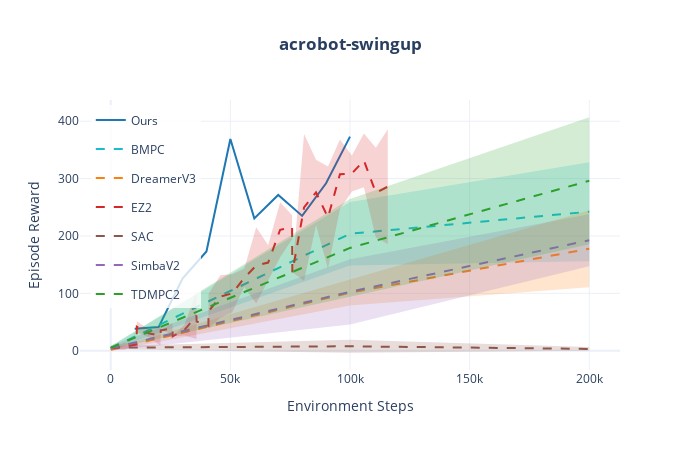
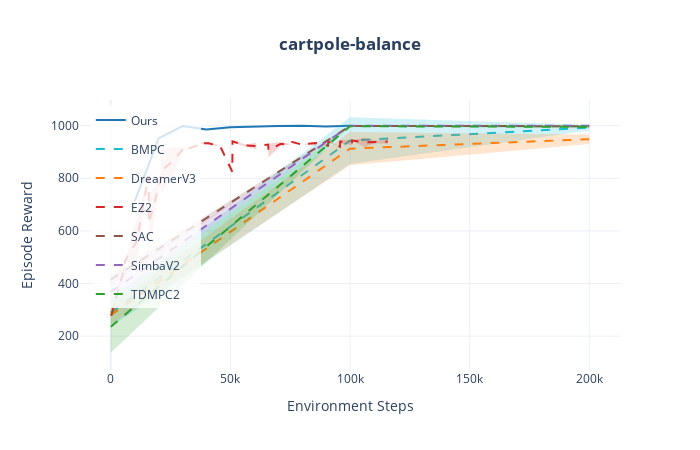
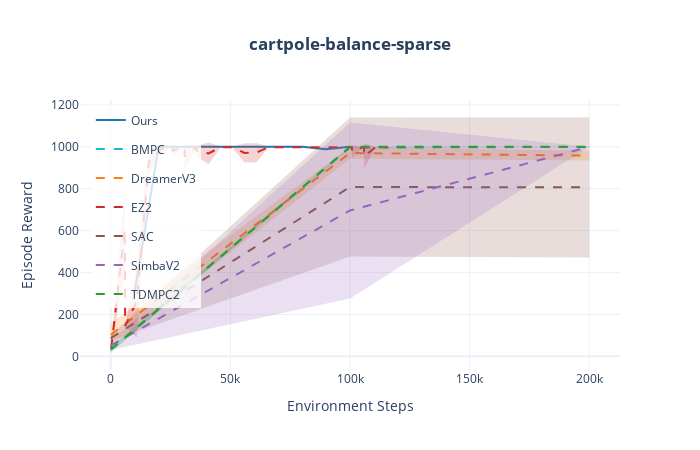
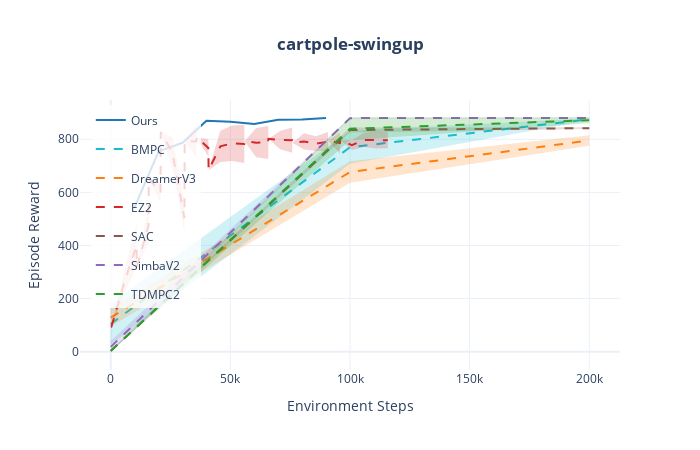

Notebook source saved alongside these figures, in order:
### Code cell
# Show all individual plots
for task, fig in figures.items():
    fig.show()

### Figure 1 — Plotly figure (JSON) as saved in the notebook; plotly's stock layout.template omitted (floating-point values rounded to 4 significant figures)
{"data": [{"fill": "toself", "fillcolor": "rgba(31,119,180,0.2)", "hoverinfo": "skip", "legendgroup": "Ours", "line": {"color": "rgba(0,0,0,0)"}, "showlegend": false, "type": "scatter", "x": [10000, 20000, 30000, 40000, 50000, 60000, 70000, 80000, 90000, 100000, 100000, 90000, 80000, 70000, 60000, 50000, 40000, 30000, 20000, 10000], "y": [38.41, 41.13, 125.6, 173.0, 369.1, 230.7, 271.6, 235.0, 291.9, 373.1, 373.1, 291.9, 235.0, 271.6, 230.7, 369.1, 173.0, 125.6, 41.13, 38.41]}, {"hovertemplate": "Ours<br>Step: %{x:,}<br>Reward: %{y:.1f}<extra></extra>", "legendgroup": "Ours", "line": {"color": "#1f77b4", "width": 2}, "mode": "lines", "name": "Ours", "showlegend": true, "type": "scatter", "x": [10000, 20000, 30000, 40000, 50000, 60000, 70000, 80000, 90000, 100000], "y": [38.41, 41.13, 125.6, 173.0, 369.1, 230.7, 271.6, 235.0, 291.9, 373.1]}, {"fill": "toself", "fillcolor": "rgba(23,190,207,0.2)", "hoverinfo": "skip", "legendgroup": "BMPC", "line": {"color": "rgba(0,0,0,0)"}, "showlegend": false, "type": "scatter", "x": [0, 100000, 200000, 200000, 100000, 0], "y": [7.766, 259.0, 328.7, 156.0, 148.6, 1.497]}, {"hovertemplate": "BMPC<br>Step: %{x:,}<br>Reward: %{y:.1f}<extra></extra>", "legendgroup": "BMPC", "line": {"color": "#17becf", "dash": "dash", "width": 2}, "mode": "lines", "name": "BMPC", "showlegend": true, "type": "scatter", "x": [0, 100000, 200000], "y": [4.631, 203.8, 242.3]}, {"fill": "toself", "fillcolor": "rgba(255,127,14,0.2)", "hoverinfo": "skip", "legendgroup": "DreamerV3", "line": {"color": "rgba(0,0,0,0)"}, "showlegend": false, "type": "scatter", "x": [0, 100000, 200000, 200000, 100000, 0], "y": [3.317, 123.6, 245.0, 110.4, 78.92, -0.3836]}, {"hovertemplate": "DreamerV3<br>Step: %{x:,}<br>Reward: %{y:.1f}<extra></extra>", "legendgroup": "DreamerV3", "line": {"color": "#ff7f0e", "dash": "dash", "width": 2}, "mode": "lines", "name": "DreamerV3", "showlegend": true, "type": "scatter", "x": [0, 100000, 200000], "y": [1.467, 101.3, 177.7]}, {"fill": "toself", "fillcolor": "rgba(214,39,40,0.2)", "hoverinfo": "skip", "legendgroup": "EZ2", "line": {"color": "rgba(0,0,0,0)"}, "showlegend": false, "type": "scatter", "x": [200, 5900, 10800, 10900, 15800, 20800, 20900, 25800, 25900, 30800, 35800, 35900, 40800, 40900, 45800, 50800, 55800, 60800, 65800, 70800, 75800, 75900, 80800, 85800, 90800, 95800, 100800, 105800, 110800, 115800, 115800, 110800, 105800, 100800, 95800, 90800, 85800, 80800, 75900, 75800, 70800, 65800, 60800, 55800, 50800, 45800, 40900, 40800, 35900, 35800, 30800, 25900, 25800, 20900, 20800, 15800, 10900, 10800, 5900, 200], "y": [5.258, 14.21, 10.65, 51.14, 37.31, 43.27, 35.39, 48.69, 25.17, 45.42, 102.3, 50.86, 43.34, 99.37, 131.3, 133.3, 142.8, 215.0, 183.8, 258.6, 236.2, 136.6, 377.7, 332.9, 321.2, 368.3, 340.3, 378.5, 353.6, 386.1, 185.8, 197.1, 284.7, 277.5, 246.8, 143.4, 219.2, 122.0, 136.6, 194.2, 163.1, 123.4, 82.2, 111.0, 66.87, 57.24, 38.12, 43.34, 50.86, 20.42, 26.5, 25.17, 29.73, 35.39, 8.443, 23.29, 32.4, 10.65, 1.63, 2.835]}, {"hovertemplate": "EZ2<br>Step: %{x:,}<br>Reward: %{y:.1f}<extra></extra>", "legendgroup": "EZ2", "line": {"color": "#d62728", "dash": "dash", "width": 2}, "mode": "lines", "name": "EZ2", "showlegend": true, "type": "scatter", "x": [200, 5900, 10800, 10900, 15800, 20800, 20900, 25800, 25900, 30800, 35800, 35900, 40800, 40900, 45800, 50800, 55800, 60800, 65800, 70800, 75800, 75900, 80800, 85800, 90800, 95800, 100800, 105800, 110800, 115800], "y": [4.046, 7.919, 10.65, 41.77, 30.3, 25.86, 35.39, 39.21, 25.17, 35.96, 61.38, 50.86, 43.34, 68.74, 94.29, 100.1, 126.9, 148.6, 153.6, 210.8, 215.2, 136.6, 249.9, 276.1, 232.3, 307.6, 308.9, 331.6, 275.4, 285.9]}, {"fill": "toself", "fillcolor": "rgba(140,86,75,0.2)", "hoverinfo": "skip", "legendgroup": "SAC", "line": {"color": "rgba(0,0,0,0)"}, "showlegend": false, "type": "scatter", "x": [0, 100000, 200000, 200000, 100000, 0], "y": [8.063, 18.97, 6.495, -0.2287, -3.565, 2.603]}, {"hovertemplate": "SAC<br>Step: %{x:,}<br>Reward: %{y:.1f}<extra></extra>", "legendgroup": "SAC", "line": {"color": "#8c564b", "dash": "dash", "width": 2}, "mode": "lines", "name": "SAC", "showlegend": true, "type": "scatter", "x": [0, 100000, 200000], "y": [5.333, 7.7, 3.133]}, {"fill": "toself", "fillcolor": "rgba(148,103,189,0.2)", "hoverinfo": "skip", "legendgroup": "SimbaV2", "line": {"color": "rgba(0,0,0,0)"}, "showlegend": false, "type": "scatter", "x": [0, 100000, 200000, 200000, 100000, 0], "y": [8.951, 159.6, 237.8, 147.3, 45.82, 0.0002266]}, {"hovertemplate": "SimbaV2<br>Step: %{x:,}<br>Reward: %{y:.1f}<extra></extra>", "legendgroup": "SimbaV2", "line": {"color": "#9467bd", "dash": "dash", "width": 2}, "mode": "lines", "name": "SimbaV2", "showlegend": true, "type": "scatter", "x": [0, 100000, 200000], "y": [4.476, 102.7, 192.5]}, {"fill": "toself", "fillcolor": "rgba(44,160,44,0.2)", "hoverinfo": "skip", "legendgroup": "TDMPC2", "line": {"color": "rgba(0,0,0,0)"}, "showlegend": false, "type": "scatter", "x": [0, 100000, 200000, 200000, 100000, 0], "y": [7.823, 264.4, 406.9, 185.7, 93.87, 2.577]}, {"hovertemplate": "TDMPC2<br>Step: %{x:,}<br>Reward: %{y:.1f}<extra></extra>", "legendgroup": "TDMPC2", "line": {"color": "#2ca02c", "dash": "dash", "width": 2}, "mode": "lines", "name": "TDMPC2", "showlegend": true, "type": "scatter", "x": [0, 100000, 200000], "y": [5.2, 179.1, 296.3]}], "layout": {"height": 450, "hovermode": "x unified", "legend": {"bgcolor": "rgba(255,255,255,0.8)", "x": 0.02, "y": 0.98}, "title": {"text": "<b>acrobot-swingup</b>", "x": 0.5}, "width": 700, "xaxis": {"title": {"text": "Environment Steps"}}, "yaxis": {"title": {"text": "Episode Reward"}}}}

### Figure 2 — Plotly figure (JSON) as saved in the notebook; plotly's stock layout.template omitted (floating-point values rounded to 4 significant figures)
{"data": [{"fill": "toself", "fillcolor": "rgba(31,119,180,0.2)", "hoverinfo": "skip", "legendgroup": "Ours", "line": {"color": "rgba(0,0,0,0)"}, "showlegend": false, "type": "scatter", "x": [10000, 20000, 30000, 40000, 50000, 60000, 70000, 80000, 90000, 100000, 100000, 90000, 80000, 70000, 60000, 50000, 40000, 30000, 20000, 10000], "y": [712.1, 951.5, 998.3, 985.2, 994.2, 997.1, 998.3, 999.4, 996.9, 999.2, 999.2, 996.9, 999.4, 998.3, 997.1, 994.2, 985.2, 998.3, 951.5, 712.1]}, {"hovertemplate": "Ours<br>Step: %{x:,}<br>Reward: %{y:.1f}<extra></extra>", "legendgroup": "Ours", "line": {"color": "#1f77b4", "width": 2}, "mode": "lines", "name": "Ours", "showlegend": true, "type": "scatter", "x": [10000, 20000, 30000, 40000, 50000, 60000, 70000, 80000, 90000, 100000], "y": [712.1, 951.5, 998.3, 985.2, 994.2, 997.1, 998.3, 999.4, 996.9, 999.2]}, {"fill": "toself", "fillcolor": "rgba(23,190,207,0.2)", "hoverinfo": "skip", "legendgroup": "BMPC", "line": {"color": "rgba(0,0,0,0)"}, "showlegend": false, "type": "scatter", "x": [0, 100000, 200000, 200000, 100000, 0], "y": [344.1, 1032.0, 1004.0, 981.4, 854.5, 234.8]}, {"hovertemplate": "BMPC<br>Step: %{x:,}<br>Reward: %{y:.1f}<extra></extra>", "legendgroup": "BMPC", "line": {"color": "#17becf", "dash": "dash", "width": 2}, "mode": "lines", "name": "BMPC", "showlegend": true, "type": "scatter", "x": [0, 100000, 200000], "y": [289.5, 943.2, 992.5]}, {"fill": "toself", "fillcolor": "rgba(255,127,14,0.2)", "hoverinfo": "skip", "legendgroup": "DreamerV3", "line": {"color": "rgba(0,0,0,0)"}, "showlegend": false, "type": "scatter", "x": [0, 100000, 200000, 200000, 100000, 0], "y": [315.9, 975.8, 966.4, 930.6, 849.4, 244.4]}, {"hovertemplate": "DreamerV3<br>Step: %{x:,}<br>Reward: %{y:.1f}<extra></extra>", "legendgroup": "DreamerV3", "line": {"color": "#ff7f0e", "dash": "dash", "width": 2}, "mode": "lines", "name": "DreamerV3", "showlegend": true, "type": "scatter", "x": [0, 100000, 200000], "y": [280.1, 912.6, 948.5]}, {"fill": "toself", "fillcolor": "rgba(214,39,40,0.2)", "hoverinfo": "skip", "legendgroup": "EZ2", "line": {"color": "rgba(0,0,0,0)"}, "showlegend": false, "type": "scatter", "x": [200, 5900, 6000, 10900, 15800, 15900, 20800, 20900, 25900, 30800, 30900, 35800, 35900, 40900, 45800, 45900, 50800, 50900, 55900, 60800, 60900, 65800, 65900, 70900, 75800, 75900, 80800, 80900, 85800, 85900, 90800, 90900, 95800, 95900, 100800, 100900, 105800, 110800, 115800, 115800, 110800, 105800, 100900, 100800, 95900, 95800, 90900, 90800, 85900, 85800, 80900, 80800, 75900, 75800, 70900, 65900, 65800, 60900, 60800, 55900, 50900, 50800, 45900, 45800, 40900, 35900, 35800, 30900, 30800, 25900, 20900, 20800, 15900, 15800, 10900, 6000, 5900, 200], "y": [281.1, 475.7, 487.7, 652.6, 808.5, 738.3, 793.6, 909.5, 918.7, 916.9, 917.1, 922.8, 934.0, 939.0, 921.7, 921.6, 824.7, 946.6, 928.7, 935.3, 922.4, 928.1, 931.6, 938.2, 929.5, 937.8, 925.8, 930.5, 939.3, 934.1, 923.7, 944.5, 919.9, 946.0, 945.9, 943.9, 954.8, 942.9, 948.3, 930.7, 933.3, 918.4, 943.9, 925.9, 933.3, 919.9, 936.3, 923.7, 934.1, 923.3, 928.7, 925.8, 937.5, 929.5, 922.4, 880.2, 928.1, 922.4, 910.7, 922.0, 934.4, 824.7, 916.0, 921.7, 927.4, 932.9, 922.8, 901.0, 916.9, 810.0, 744.2, 793.6, 516.0, 808.5, 469.2, 487.7, 454.2, 273.6]}, {"hovertemplate": "EZ2<br>Step: %{x:,}<br>Reward: %{y:.1f}<extra></extra>", "legendgroup": "EZ2", "line": {"color": "#d62728", "dash": "dash", "width": 2}, "mode": "lines", "name": "EZ2", "showlegend": true, "type": "scatter", "x": [200, 5900, 6000, 10900, 15800, 15900, 20800, 20900, 25900, 30800, 30900, 35800, 35900, 40900, 45800, 45900, 50800, 50900, 55900, 60800, 60900, 65800, 65900, 70900, 75800, 75900, 80800, 80900, 85800, 85900, 90800, 90900, 95800, 95900, 100800, 100900, 105800, 110800, 115800], "y": [277.4, 464.9, 487.7, 560.9, 808.5, 627.2, 793.6, 826.8, 864.4, 916.9, 909.0, 922.8, 933.4, 933.2, 921.7, 918.8, 824.7, 940.5, 925.4, 923.0, 922.4, 928.1, 905.9, 930.3, 929.5, 937.6, 925.8, 929.6, 931.3, 934.1, 923.7, 940.4, 919.9, 939.6, 935.9, 943.9, 936.6, 938.1, 939.5]}, {"fill": "toself", "fillcolor": "rgba(140,86,75,0.2)", "hoverinfo": "skip", "legendgroup": "SAC", "line": {"color": "rgba(0,0,0,0)"}, "showlegend": false, "type": "scatter", "x": [0, 100000, 200000, 200000, 100000, 0], "y": [431.3, 999.3, 999.2, 996.8, 998.1, 398.5]}, {"hovertemplate": "SAC<br>Step: %{x:,}<br>Reward: %{y:.1f}<extra></extra>", "legendgroup": "SAC", "line": {"color": "#8c564b", "dash": "dash", "width": 2}, "mode": "lines", "name": "SAC", "showlegend": true, "type": "scatter", "x": [0, 100000, 200000], "y": [414.9, 998.7, 998.0]}, {"fill": "toself", "fillcolor": "rgba(148,103,189,0.2)", "hoverinfo": "skip", "legendgroup": "SimbaV2", "line": {"color": "rgba(0,0,0,0)"}, "showlegend": false, "type": "scatter", "x": [0, 100000, 200000, 200000, 100000, 0], "y": [401.9, 999.9, 999.8, 999.6, 999.8, 333.8]}, {"hovertemplate": "SimbaV2<br>Step: %{x:,}<br>Reward: %{y:.1f}<extra></extra>", "legendgroup": "SimbaV2", "line": {"color": "#9467bd", "dash": "dash", "width": 2}, "mode": "lines", "name": "SimbaV2", "showlegend": true, "type": "scatter", "x": [0, 100000, 200000], "y": [367.8, 999.8, 999.7]}, {"fill": "toself", "fillcolor": "rgba(44,160,44,0.2)", "hoverinfo": "skip", "legendgroup": "TDMPC2", "line": {"color": "rgba(0,0,0,0)"}, "showlegend": false, "type": "scatter", "x": [0, 100000, 200000, 200000, 100000, 0], "y": [335.0, 998.5, 1001.0, 990.2, 997.1, 137.0]}, {"hovertemplate": "TDMPC2<br>Step: %{x:,}<br>Reward: %{y:.1f}<extra></extra>", "legendgroup": "TDMPC2", "line": {"color": "#2ca02c", "dash": "dash", "width": 2}, "mode": "lines", "name": "TDMPC2", "showlegend": true, "type": "scatter", "x": [0, 100000, 200000], "y": [236.0, 997.8, 995.6]}], "layout": {"height": 450, "hovermode": "x unified", "legend": {"bgcolor": "rgba(255,255,255,0.8)", "x": 0.02, "y": 0.98}, "title": {"text": "<b>cartpole-balance</b>", "x": 0.5}, "width": 700, "xaxis": {"title": {"text": "Environment Steps"}}, "yaxis": {"title": {"text": "Episode Reward"}}}}

### Figure 3 — Plotly figure (JSON) as saved in the notebook; plotly's stock layout.template omitted (floating-point values rounded to 4 significant figures)
{"data": [{"fill": "toself", "fillcolor": "rgba(31,119,180,0.2)", "hoverinfo": "skip", "legendgroup": "Ours", "line": {"color": "rgba(0,0,0,0)"}, "showlegend": false, "type": "scatter", "x": [10000, 20000, 30000, 40000, 50000, 60000, 70000, 80000, 90000, 100000, 100000, 90000, 80000, 70000, 60000, 50000, 40000, 30000, 20000, 10000], "y": [307.2, 1000.0, 1000.0, 1000.0, 1000.0, 1000.0, 1000.0, 1000.0, 989.2, 1000.0, 1000.0, 989.2, 1000.0, 1000.0, 1000.0, 1000.0, 1000.0, 1000.0, 1000.0, 307.2]}, {"hovertemplate": "Ours<br>Step: %{x:,}<br>Reward: %{y:.1f}<extra></extra>", "legendgroup": "Ours", "line": {"color": "#1f77b4", "width": 2}, "mode": "lines", "name": "Ours", "showlegend": true, "type": "scatter", "x": [10000, 20000, 30000, 40000, 50000, 60000, 70000, 80000, 90000, 100000], "y": [307.2, 1000.0, 1000.0, 1000.0, 1000.0, 1000.0, 1000.0, 1000.0, 989.2, 1000.0]}, {"fill": "toself", "fillcolor": "rgba(23,190,207,0.2)", "hoverinfo": "skip", "legendgroup": "BMPC", "line": {"color": "rgba(0,0,0,0)"}, "showlegend": false, "type": "scatter", "x": [0, 100000, 200000, 200000, 100000, 0], "y": [41.22, 1003.0, 1000.0, 1000.0, 989.7, 22.62]}, {"hovertemplate": "BMPC<br>Step: %{x:,}<br>Reward: %{y:.1f}<extra></extra>", "legendgroup": "BMPC", "line": {"color": "#17becf", "dash": "dash", "width": 2}, "mode": "lines", "name": "BMPC", "showlegend": true, "type": "scatter", "x": [0, 100000, 200000], "y": [31.92, 996.5, 1000.0]}, {"fill": "toself", "fillcolor": "rgba(255,127,14,0.2)", "hoverinfo": "skip", "legendgroup": "DreamerV3", "line": {"color": "rgba(0,0,0,0)"}, "showlegend": false, "type": "scatter", "x": [0, 100000, 200000, 200000, 100000, 0], "y": [157.2, 998.2, 980.9, 935.3, 942.9, 49.76]}, {"hovertemplate": "DreamerV3<br>Step: %{x:,}<br>Reward: %{y:.1f}<extra></extra>", "legendgroup": "DreamerV3", "line": {"color": "#ff7f0e", "dash": "dash", "width": 2}, "mode": "lines", "name": "DreamerV3", "showlegend": true, "type": "scatter", "x": [0, 100000, 200000], "y": [103.5, 970.6, 958.1]}, {"fill": "toself", "fillcolor": "rgba(214,39,40,0.2)", "hoverinfo": "skip", "legendgroup": "EZ2", "line": {"color": "rgba(0,0,0,0)"}, "showlegend": false, "type": "scatter", "x": [200, 5900, 6000, 10900, 15900, 20900, 25800, 25900, 30800, 30900, 35800, 35900, 40900, 45900, 50900, 55900, 60900, 65900, 70900, 75900, 80900, 85900, 86000, 90900, 95900, 100800, 100900, 105800, 105900, 110800, 110900, 115800, 115900, 115900, 115800, 110900, 110800, 105900, 105800, 100900, 100800, 95900, 90900, 86000, 85900, 80900, 75900, 70900, 65900, 60900, 55900, 50900, 45900, 40900, 35900, 35800, 30900, 30800, 25900, 25800, 20900, 15900, 10900, 6000, 5900, 200], "y": [47.27, 813.2, 144.8, 437.6, 990.5, 1006.0, 998.2, 1004.0, 1000.0, 1014.0, 998.3, 1006.0, 1021.0, 1001.0, 1000.0, 1017.0, 1018.0, 1001.0, 1000.0, 1000.0, 1000.0, 1000.0, 1000.0, 1000.0, 1001.0, 998.5, 1009.0, 999.4, 1016.0, 1000.0, 1000.0, 999.0, 999.8, 999.8, 997.0, 999.6, 1000.0, 896.1, 999.4, 948.3, 998.5, 995.8, 998.8, 1000.0, 998.9, 998.4, 997.2, 997.0, 996.8, 926.5, 924.9, 995.2, 995.4, 917.3, 955.1, 998.3, 894.3, 1000.0, 960.2, 998.2, 972.1, 866.5, 90.86, 144.8, 405.0, 32.26]}, {"hovertemplate": "EZ2<br>Step: %{x:,}<br>Reward: %{y:.1f}<extra></extra>", "legendgroup": "EZ2", "line": {"color": "#d62728", "dash": "dash", "width": 2}, "mode": "lines", "name": "EZ2", "showlegend": true, "type": "scatter", "x": [200, 5900, 6000, 10900, 15900, 20900, 25800, 25900, 30800, 30900, 35800, 35900, 40900, 45900, 50900, 55900, 60900, 65900, 70900, 75900, 80900, 85900, 86000, 90900, 95900, 100800, 100900, 105800, 105900, 110800, 110900, 115800, 115900], "y": [39.77, 609.1, 144.8, 264.2, 928.5, 988.9, 998.2, 982.0, 1000.0, 954.1, 998.3, 980.5, 969.0, 998.3, 997.8, 971.0, 972.1, 998.8, 998.5, 998.7, 999.4, 999.5, 1000.0, 999.5, 998.5, 998.5, 978.6, 999.4, 956.0, 1000.0, 999.9, 998.0, 999.8]}, {"fill": "toself", "fillcolor": "rgba(140,86,75,0.2)", "hoverinfo": "skip", "legendgroup": "SAC", "line": {"color": "rgba(0,0,0,0)"}, "showlegend": false, "type": "scatter", "x": [0, 100000, 200000, 200000, 100000, 0], "y": [100.5, 1140.0, 1141.0, 472.3, 476.2, 73.96]}, {"hovertemplate": "SAC<br>Step: %{x:,}<br>Reward: %{y:.1f}<extra></extra>", "legendgroup": "SAC", "line": {"color": "#8c564b", "dash": "dash", "width": 2}, "mode": "lines", "name": "SAC", "showlegend": true, "type": "scatter", "x": [0, 100000, 200000], "y": [87.23, 808.3, 806.9]}, {"fill": "toself", "fillcolor": "rgba(148,103,189,0.2)", "hoverinfo": "skip", "legendgroup": "SimbaV2", "line": {"color": "rgba(0,0,0,0)"}, "showlegend": false, "type": "scatter", "x": [0, 100000, 200000, 200000, 100000, 0], "y": [72.43, 1116.0, 1000.0, 1000.0, 276.5, 30.41]}, {"hovertemplate": "SimbaV2<br>Step: %{x:,}<br>Reward: %{y:.1f}<extra></extra>", "legendgroup": "SimbaV2", "line": {"color": "#9467bd", "dash": "dash", "width": 2}, "mode": "lines", "name": "SimbaV2", "showlegend": true, "type": "scatter", "x": [0, 100000, 200000], "y": [51.42, 696.4, 1000.0]}, {"fill": "toself", "fillcolor": "rgba(44,160,44,0.2)", "hoverinfo": "skip", "legendgroup": "TDMPC2", "line": {"color": "rgba(0,0,0,0)"}, "showlegend": false, "type": "scatter", "x": [0, 100000, 200000, 200000, 100000, 0], "y": [47.68, 1000.0, 1000.0, 1000.0, 1000.0, 17.26]}, {"hovertemplate": "TDMPC2<br>Step: %{x:,}<br>Reward: %{y:.1f}<extra></extra>", "legendgroup": "TDMPC2", "line": {"color": "#2ca02c", "dash": "dash", "width": 2}, "mode": "lines", "name": "TDMPC2", "showlegend": true, "type": "scatter", "x": [0, 100000, 200000], "y": [32.47, 1000.0, 1000.0]}], "layout": {"height": 450, "hovermode": "x unified", "legend": {"bgcolor": "rgba(255,255,255,0.8)", "x": 0.02, "y": 0.98}, "title": {"text": "<b>cartpole-balance-sparse</b>", "x": 0.5}, "width": 700, "xaxis": {"title": {"text": "Environment Steps"}}, "yaxis": {"title": {"text": "Episode Reward"}}}}

### Figure 4 — Plotly figure (JSON) as saved in the notebook; plotly's stock layout.template omitted (floating-point values rounded to 4 significant figures)
{"data": [{"fill": "toself", "fillcolor": "rgba(31,119,180,0.2)", "hoverinfo": "skip", "legendgroup": "Ours", "line": {"color": "rgba(0,0,0,0)"}, "showlegend": false, "type": "scatter", "x": [10000, 20000, 30000, 40000, 50000, 60000, 70000, 80000, 90000, 90000, 80000, 70000, 60000, 50000, 40000, 30000, 20000, 10000], "y": [544.3, 754.3, 786.7, 869.7, 865.9, 857.8, 873.9, 874.2, 880.6, 880.6, 874.2, 873.9, 857.8, 865.9, 869.7, 786.7, 754.3, 544.3]}, {"hovertemplate": "Ours<br>Step: %{x:,}<br>Reward: %{y:.1f}<extra></extra>", "legendgroup": "Ours", "line": {"color": "#1f77b4", "width": 2}, "mode": "lines", "name": "Ours", "showlegend": true, "type": "scatter", "x": [10000, 20000, 30000, 40000, 50000, 60000, 70000, 80000, 90000], "y": [544.3, 754.3, 786.7, 869.7, 865.9, 857.8, 873.9, 874.2, 880.6]}, {"fill": "toself", "fillcolor": "rgba(23,190,207,0.2)", "hoverinfo": "skip", "legendgroup": "BMPC", "line": {"color": "rgba(0,0,0,0)"}, "showlegend": false, "type": "scatter", "x": [0, 100000, 200000, 200000, 100000, 0], "y": [182.5, 832.3, 878.8, 872.1, 707.9, 26.27]}, {"hovertemplate": "BMPC<br>Step: %{x:,}<br>Reward: %{y:.1f}<extra></extra>", "legendgroup": "BMPC", "line": {"color": "#17becf", "dash": "dash", "width": 2}, "mode": "lines", "name": "BMPC", "showlegend": true, "type": "scatter", "x": [0, 100000, 200000], "y": [104.4, 770.1, 875.5]}, {"fill": "toself", "fillcolor": "rgba(255,127,14,0.2)", "hoverinfo": "skip", "legendgroup": "DreamerV3", "line": {"color": "rgba(0,0,0,0)"}, "showlegend": false, "type": "scatter", "x": [0, 100000, 200000, 200000, 100000, 0], "y": [161.6, 717.5, 815.1, 776.1, 636.0, 95.29]}, {"hovertemplate": "DreamerV3<br>Step: %{x:,}<br>Reward: %{y:.1f}<extra></extra>", "legendgroup": "DreamerV3", "line": {"color": "#ff7f0e", "dash": "dash", "width": 2}, "mode": "lines", "name": "DreamerV3", "showlegend": true, "type": "scatter", "x": [0, 100000, 200000], "y": [128.4, 676.7, 795.6]}, {"fill": "toself", "fillcolor": "rgba(214,39,40,0.2)", "hoverinfo": "skip", "legendgroup": "EZ2", "line": {"color": "rgba(0,0,0,0)"}, "showlegend": false, "type": "scatter", "x": [200, 300, 5900, 10800, 10900, 15800, 15900, 20800, 20900, 25800, 30800, 30900, 35800, 35900, 40800, 40900, 45800, 50800, 55800, 55900, 60800, 65800, 65900, 70800, 75800, 75900, 80800, 85800, 90800, 90900, 95800, 95900, 100800, 105800, 110800, 115800, 115800, 110800, 105800, 100800, 95900, 95800, 90900, 90800, 85800, 80800, 75900, 75800, 70800, 65900, 65800, 60800, 55900, 55800, 50800, 45800, 40900, 40800, 35900, 35800, 30900, 30800, 25800, 20900, 20800, 15900, 15800, 10900, 10800, 5900, 300, 200], "y": [112.8, 95.06, 311.0, 482.2, 318.7, 545.2, 652.7, 638.3, 827.9, 807.9, 561.0, 792.6, 853.6, 807.7, 800.3, 684.4, 832.1, 852.2, 854.5, 792.7, 842.6, 850.3, 801.8, 831.5, 844.2, 786.8, 822.8, 811.0, 827.4, 795.7, 825.8, 797.2, 796.9, 825.1, 828.3, 826.1, 766.2, 765.1, 770.6, 759.3, 797.2, 746.2, 795.7, 755.8, 756.0, 761.2, 786.8, 749.4, 762.3, 801.8, 725.9, 732.2, 792.7, 710.8, 717.9, 714.3, 684.4, 734.9, 807.7, 730.7, 792.6, 445.7, 689.9, 827.9, 560.0, 652.7, 406.0, 318.7, 320.2, 224.2, 95.06, 78.47]}, {"hovertemplate": "EZ2<br>Step: %{x:,}<br>Reward: %{y:.1f}<extra></extra>", "legendgroup": "EZ2", "line": {"color": "#d62728", "dash": "dash", "width": 2}, "mode": "lines", "name": "EZ2", "showlegend": true, "type": "scatter", "x": [200, 300, 5900, 10800, 10900, 15800, 15900, 20800, 20900, 25800, 30800, 30900, 35800, 35900, 40800, 40900, 45800, 50800, 55800, 55900, 60800, 65800, 65900, 70800, 75800, 75900, 80800, 85800, 90800, 90900, 95800, 95900, 100800, 105800, 110800, 115800], "y": [95.64, 95.06, 267.6, 401.2, 318.7, 475.6, 652.7, 599.1, 827.9, 748.9, 503.3, 792.6, 792.1, 807.7, 767.6, 684.4, 773.2, 785.0, 782.6, 792.7, 787.4, 788.1, 801.8, 796.9, 796.8, 786.8, 792.0, 783.5, 791.6, 795.7, 786.0, 797.2, 778.1, 797.8, 796.7, 796.2]}, {"fill": "toself", "fillcolor": "rgba(140,86,75,0.2)", "hoverinfo": "skip", "legendgroup": "SAC", "line": {"color": "rgba(0,0,0,0)"}, "showlegend": false, "type": "scatter", "x": [0, 100000, 200000, 200000, 100000, 0], "y": [5.835, 844.5, 845.4, 838.6, 825.4, 0.8982]}, {"hovertemplate": "SAC<br>Step: %{x:,}<br>Reward: %{y:.1f}<extra></extra>", "legendgroup": "SAC", "line": {"color": "#8c564b", "dash": "dash", "width": 2}, "mode": "lines", "name": "SAC", "showlegend": true, "type": "scatter", "x": [0, 100000, 200000], "y": [3.367, 835.0, 842.0]}, {"fill": "toself", "fillcolor": "rgba(148,103,189,0.2)", "hoverinfo": "skip", "legendgroup": "SimbaV2", "line": {"color": "rgba(0,0,0,0)"}, "showlegend": false, "type": "scatter", "x": [0, 100000, 200000, 200000, 100000, 0], "y": [40.35, 882.4, 881.3, 879.5, 876.9, -3.951]}, {"hovertemplate": "SimbaV2<br>Step: %{x:,}<br>Reward: %{y:.1f}<extra></extra>", "legendgroup": "SimbaV2", "line": {"color": "#9467bd", "dash": "dash", "width": 2}, "mode": "lines", "name": "SimbaV2", "showlegend": true, "type": "scatter", "x": [0, 100000, 200000], "y": [18.2, 879.7, 880.4]}, {"fill": "toself", "fillcolor": "rgba(44,160,44,0.2)", "hoverinfo": "skip", "legendgroup": "TDMPC2", "line": {"color": "rgba(0,0,0,0)"}, "showlegend": false, "type": "scatter", "x": [0, 100000, 200000, 200000, 100000, 0], "y": [4.545, 882.5, 883.0, 860.8, 796.3, 0.9881]}, {"hovertemplate": "TDMPC2<br>Step: %{x:,}<br>Reward: %{y:.1f}<extra></extra>", "legendgroup": "TDMPC2", "line": {"color": "#2ca02c", "dash": "dash", "width": 2}, "mode": "lines", "name": "TDMPC2", "showlegend": true, "type": "scatter", "x": [0, 100000, 200000], "y": [2.767, 839.4, 871.9]}], "layout": {"height": 450, "hovermode": "x unified", "legend": {"bgcolor": "rgba(255,255,255,0.8)", "x": 0.02, "y": 0.98}, "title": {"text": "<b>cartpole-swingup</b>", "x": 0.5}, "width": 700, "xaxis": {"title": {"text": "Environment Steps"}}, "yaxis": {"title": {"text": "Episode Reward"}}}}
